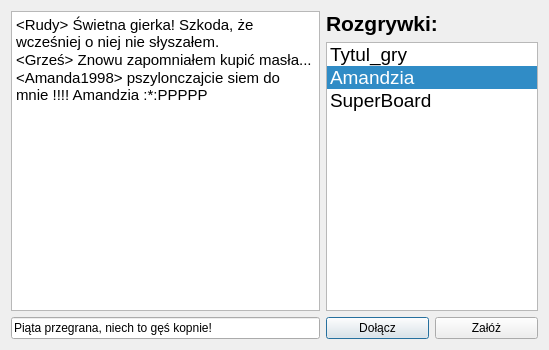
<?xml version="1.0" encoding="UTF-8"?>
<ui version="4.0">
 <class>Dialog</class>
 <widget class="QDialog" name="Dialog">
  <property name="geometry">
   <rect>
    <x>0</x>
    <y>0</y>
    <width>549</width>
    <height>350</height>
   </rect>
  </property>
  <property name="windowTitle">
   <string>Dialog</string>
  </property>
  <layout class="QGridLayout" name="gridLayout" columnstretch="3,1,1">
   <item row="0" column="0" rowspan="2">
    <widget class="QTextBrowser" name="textBrowser">
     <property name="html">
      <string>&lt;!DOCTYPE HTML PUBLIC &quot;-//W3C//DTD HTML 4.0//EN&quot; &quot;http://www.w3.org/TR/REC-html40/strict.dtd&quot;&gt;
&lt;html&gt;&lt;head&gt;&lt;meta name=&quot;qrichtext&quot; content=&quot;1&quot; /&gt;&lt;style type=&quot;text/css&quot;&gt;
p, li { white-space: pre-wrap; }
&lt;/style&gt;&lt;/head&gt;&lt;body style=&quot; font-family:'Cantarell'; font-size:11pt; font-weight:400; font-style:normal;&quot;&gt;
&lt;p style=&quot; margin-top:0px; margin-bottom:0px; margin-left:0px; margin-right:0px; -qt-block-indent:0; text-indent:0px;&quot;&gt;&amp;lt;Rudy&amp;gt; Świetna gierka! Szkoda, że wcześniej o niej nie słyszałem.&lt;/p&gt;
&lt;p style=&quot; margin-top:0px; margin-bottom:0px; margin-left:0px; margin-right:0px; -qt-block-indent:0; text-indent:0px;&quot;&gt;&amp;lt;Grześ&amp;gt; Znowu zapomniałem kupić masła...&lt;/p&gt;
&lt;p style=&quot; margin-top:0px; margin-bottom:0px; margin-left:0px; margin-right:0px; -qt-block-indent:0; text-indent:0px;&quot;&gt;&amp;lt;Amanda1998&amp;gt; pszylonczajcie siem do mnie !!!! Amandzia :*:PPPPP&lt;/p&gt;&lt;/body&gt;&lt;/html&gt;</string>
     </property>
    </widget>
   </item>
   <item row="0" column="1" colspan="2">
    <widget class="QLabel" name="label">
     <property name="font">
      <font>
       <pointsize>16</pointsize>
       <weight>75</weight>
       <bold>true</bold>
      </font>
     </property>
     <property name="text">
      <string>Rozgrywki:</string>
     </property>
    </widget>
   </item>
   <item row="1" column="1" colspan="2">
    <widget class="QListWidget" name="listWidget">
     <property name="font">
      <font>
       <pointsize>14</pointsize>
      </font>
     </property>
     <property name="alternatingRowColors">
      <bool>false</bool>
     </property>
     <property name="selectionRectVisible">
      <bool>true</bool>
     </property>
     <property name="currentRow">
      <number>1</number>
     </property>
     <item>
      <property name="text">
       <string>Tytul_gry</string>
      </property>
     </item>
     <item>
      <property name="text">
       <string>Amandzia</string>
      </property>
     </item>
     <item>
      <property name="text">
       <string>SuperBoard</string>
      </property>
     </item>
    </widget>
   </item>
   <item row="2" column="0">
    <widget class="QLineEdit" name="lineEdit">
     <property name="text">
      <string>Piąta przegrana, niech to gęś kopnie!</string>
     </property>
    </widget>
   </item>
   <item row="2" column="1">
    <widget class="QPushButton" name="pushButton_2">
     <property name="text">
      <string>Dołącz</string>
     </property>
    </widget>
   </item>
   <item row="2" column="2">
    <widget class="QPushButton" name="pushButton">
     <property name="text">
      <string>Załóż</string>
     </property>
    </widget>
   </item>
  </layout>
 </widget>
 <resources/>
 <connections/>
</ui>
